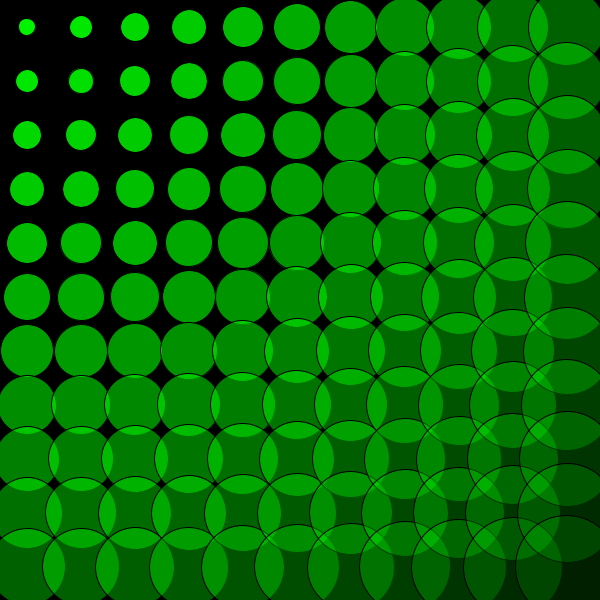
Frame 1 (no input)
Frame 60 (the mouse pressed at the canvas centre just before this capture): identical to frame 1, image omitted
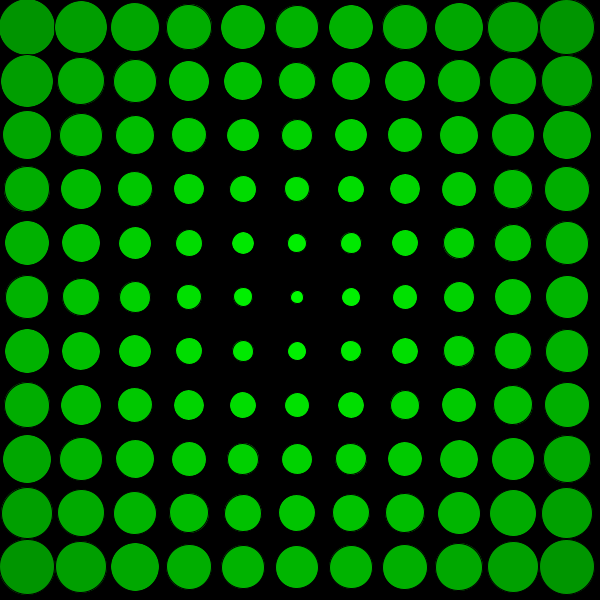
Frame 120 (the mouse held since frame 60 and released just before this capture)

The Processing sketch that drew these frames (run headless with seeded random() and noise(); from frame 60 on, the mouse is pressed at the canvas centre):

// Processing sketch: forAnidado2
// ── forAnidado2.pde
int cant = 11;
int tam;
void setup() {
  size(600, 600);
  tam = width/cant;
}

void draw() {
  background(0);
  for (int i=0; i<cant; i++) {
    for (int j=0; j<cant; j++) {
      float distan = dist(mouseX, mouseY, i*tam+tam/2, j*tam+tam/2);
      float diagonal = dist(0, 0, width, height);
      float ancho = map(distan, 0, diagonal, tam/4, tam*2);
      float relleno = map(distan, 0, diagonal, 255, 20);
      fill(0, 255, 0, relleno);
      ellipse(i*tam+tam/2, j*tam+tam/2, ancho, ancho);
    }
  }
}
